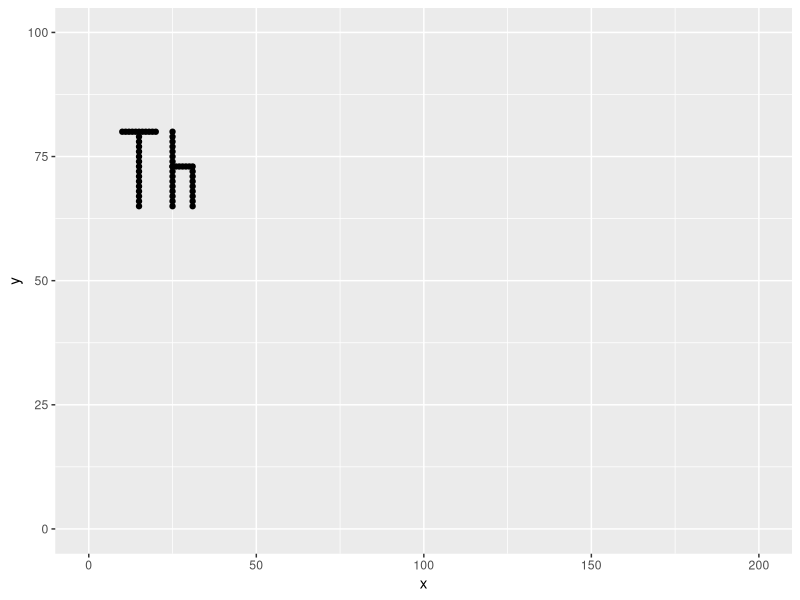

Source code (R):
library(ggplot2)
pts <- data.frame(
    x = c(10:20,
          rep(15, 15),
          rep(25, 16),
          25:30,
          rep(31, 9)),
    y = c(rep(80, 11),
          79:65,
          80:65,
          rep(73, 6),
          73:65)
)
ggplot(data = pts, aes(x, y)) + 
    geom_point() + 
    xlim(0, 200) + 
    ylim(0, 100)
